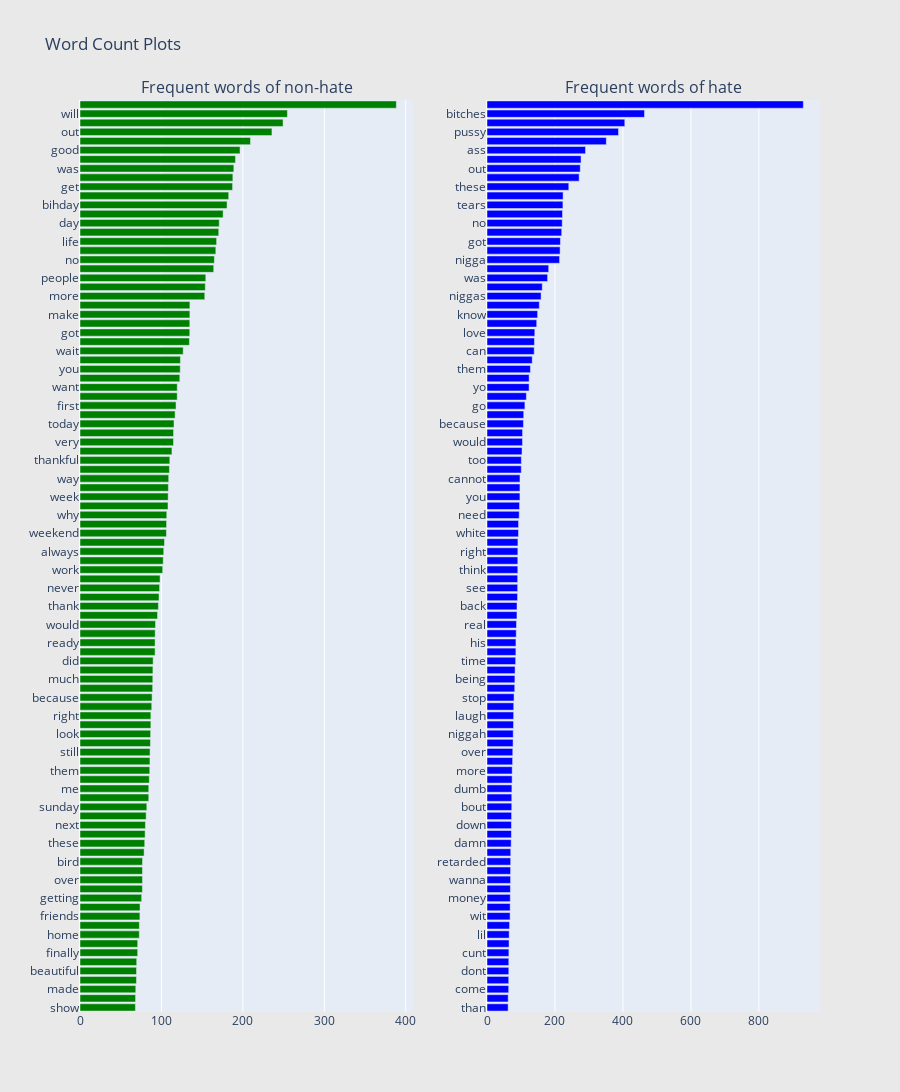

The notebook cell this image was saved under:
### Code cell
fig = subplots.make_subplots(rows=1, cols=2, vertical_spacing=0.04,
                          subplot_titles=["Frequent words of non-hate", 
                                          "Frequent words of hate"])
fig.append_trace(trace0, 1, 1)
fig.append_trace(trace1, 1, 2)
fig['layout'].update(height=1200, width=900, paper_bgcolor='rgb(233,233,233)', title="Word Count Plots")
py.iplot(fig, filename='word-plots')

### Figure 1 — Plotly figure (JSON) as saved in the notebook; plotly's stock layout.template omitted (floating-point values rounded to 4 significant figures)
{"data": [{"marker": {"color": "green"}, "orientation": "h", "showlegend": false, "type": "bar", "x": [68.06, 68.23, 68.48, 69.3, 69.38, 69.63, 70.82, 70.86, 72.82, 72.9, 73.55, 73.72, 75.7, 76.59, 76.7, 76.72, 76.79, 78.72, 79.48, 79.97, 80.36, 81.23, 82.04, 84.42, 84.43, 85.06, 85.66, 85.9, 86.02, 86.5, 86.72, 86.99, 87.02, 88.09, 88.51, 89.18, 89.4, 89.53, 89.81, 92.21, 92.22, 92.31, 92.75, 95.2, 96.28, 97.01, 97.74, 98.33, 101.5, 102.2, 102.8, 103.7, 106.1, 106.3, 106.5, 108.1, 108.3, 108.5, 108.9, 109.8, 110.3, 112.9, 114.8, 114.9, 115.4, 116.8, 117.9, 119.4, 119.4, 122.5, 123.1, 123.3, 126.7, 134.3, 134.8, 134.8, 134.9, 134.9, 153.2, 153.8, 154.5, 164.2, 165.0, 166.8, 167.7, 170.4, 171.0, 175.7, 180.6, 182.6, 187.4, 187.7, 188.9, 190.9, 196.5, 209.3, 235.7, 249.3, 254.7, 388.4], "xaxis": "x", "y": ["show", "well", "made", "looking", "beautiful", "live", "finally", "feeling", "home", "things", "friends", "another", "getting", "than", "over", "again", "bird", "little", "these", "year", "next", "even", "sunday", "tonight", "me", "come", "them", "thanks", "still", "feel", "look", "had", "right", "everyone", "because", "being", "much", "makes", "did", "think", "ready", "last", "would", "his", "thank", "world", "never", "night", "work", "need", "always", "too", "weekend", "really", "why", "some", "week", "know", "way", "it", "thankful", "friday", "very", "laughing", "today", "tomorrow", "first", "best", "want", "back", "you", "going", "wait", "great", "got", "morning", "make", "days", "more", "sad", "people", "can", "no", "go", "life", "trash", "day", "cannot", "bihday", "see", "get", "time", "was", "fathers", "good", "smile", "out", "love", "will", "happy"], "yaxis": "y"}, {"marker": {"color": "blue"}, "orientation": "h", "showlegend": false, "type": "bar", "x": [62.19, 62.36, 63.81, 63.96, 64.14, 64.16, 64.42, 64.88, 65.27, 66.48, 67.98, 68.16, 68.47, 68.92, 69.35, 69.41, 69.63, 69.92, 71.13, 71.77, 71.91, 72.32, 72.86, 72.89, 73.28, 73.91, 74.11, 75.33, 75.82, 76.71, 77.17, 78.09, 78.48, 78.68, 79.61, 81.57, 82.07, 82.6, 84.3, 84.99, 85.18, 86.04, 86.79, 88.13, 88.24, 89.9, 90.2, 90.24, 90.6, 90.6, 90.79, 90.98, 92.7, 92.79, 94.83, 95.85, 96.93, 96.97, 97.06, 100.8, 101.1, 103.0, 104.3, 104.6, 107.3, 108.1, 111.6, 115.8, 123.8, 124.0, 127.9, 133.0, 138.9, 139.6, 140.7, 146.3, 149.0, 154.0, 159.1, 162.6, 178.3, 181.5, 213.6, 215.1, 216.1, 219.8, 221.4, 222.1, 223.4, 224.0, 240.7, 271.1, 274.5, 276.7, 289.9, 351.0, 387.0, 405.5, 463.4, 930.9], "xaxis": "x2", "y": ["than", "ugly", "come", "smiling", "dont", "nigger", "cunt", "thats", "lil", "loudly", "wit", "had", "money", "fag", "wanna", "tell", "retarded", "call", "damn", "did", "down", "even", "bout", "said", "dumb", "stupid", "more", "dick", "over", "people", "niggah", "crying", "laugh", "little", "stop", "really", "being", "me", "time", "never", "his", "girl", "real", "make", "back", "look", "see", "hand", "think", "im", "right", "still", "white", "say", "need", "ya", "you", "man", "cannot", "good", "too", "hate", "would", "trash", "because", "want", "go", "why", "yo", "faggot", "them", "bad", "can", "fucking", "love", "some", "know", "will", "niggas", "loud", "was", "laughing", "nigga", "shit", "got", "get", "no", "joy", "tears", "of", "these", "fuck", "out", "with", "ass", "hoe", "pussy", "hoes", "bitches", "bitch"], "yaxis": "y2"}], "layout": {"annotations": [{"font": {"size": 16}, "showarrow": false, "text": "Frequent words of non-hate", "x": 0.225, "xanchor": "center", "xref": "paper", "y": 1, "yanchor": "bottom", "yref": "paper"}, {"font": {"size": 16}, "showarrow": false, "text": "Frequent words of hate", "x": 0.775, "xanchor": "center", "xref": "paper", "y": 1, "yanchor": "bottom", "yref": "paper"}], "height": 1200, "paper_bgcolor": "rgb(233,233,233)", "title": {"text": "Word Count Plots"}, "width": 900, "xaxis": {"anchor": "y", "domain": [0, 0.45]}, "xaxis2": {"anchor": "y2", "domain": [0.55, 1]}, "yaxis": {"anchor": "x", "domain": [0, 1]}, "yaxis2": {"anchor": "x2", "domain": [0, 1]}}}
